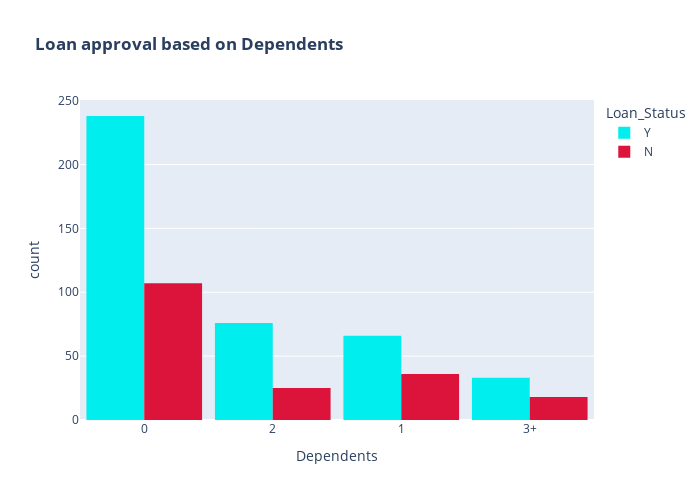

The notebook cell this image was saved under:
### Markdown cell above
### Loan Approval based on Number of Dependents

### Code cell
color_map = {"Y": "#00EEEE", "N": "#DC143C"}
fig = px.histogram(data, x="Dependents", color="Loan_Status", barmode="group", title="<b>Loan approval based on Dependents</b>", color_discrete_map=color_map)
fig.update_layout(width=700, height=500, bargap=0.1)
fig.show()

### Figure 1 — Plotly figure (JSON) as saved in the notebook; plotly's stock layout.template omitted (floating-point values rounded to 4 significant figures; data arrays with more than 128 entries replaced by an {"elided": "..."} marker saying what was removed)
{"data": [{"alignmentgroup": "True", "bingroup": "x", "hovertemplate": "Loan_Status=Y<br>Dependents=%{x}<br>count=%{y}<extra></extra>", "legendgroup": "Y", "marker": {"color": "#00EEEE", "pattern": {"shape": ""}}, "name": "Y", "offsetgroup": "Y", "orientation": "v", "showlegend": true, "type": "histogram", "x": {"elided": "422 str values"}, "xaxis": "x", "yaxis": "y"}, {"alignmentgroup": "True", "bingroup": "x", "hovertemplate": "Loan_Status=N<br>Dependents=%{x}<br>count=%{y}<extra></extra>", "legendgroup": "N", "marker": {"color": "#DC143C", "pattern": {"shape": ""}}, "name": "N", "offsetgroup": "N", "orientation": "v", "showlegend": true, "type": "histogram", "x": {"elided": "192 str values"}, "xaxis": "x", "yaxis": "y"}], "layout": {"bargap": 0.1, "barmode": "group", "height": 500, "legend": {"title": {"text": "Loan_Status"}, "tracegroupgap": 0}, "title": {"text": "<b>Loan approval based on Dependents</b>"}, "width": 700, "xaxis": {"anchor": "y", "domain": [0, 1], "title": {"text": "Dependents"}}, "yaxis": {"anchor": "x", "domain": [0, 1], "title": {"text": "count"}}}}
